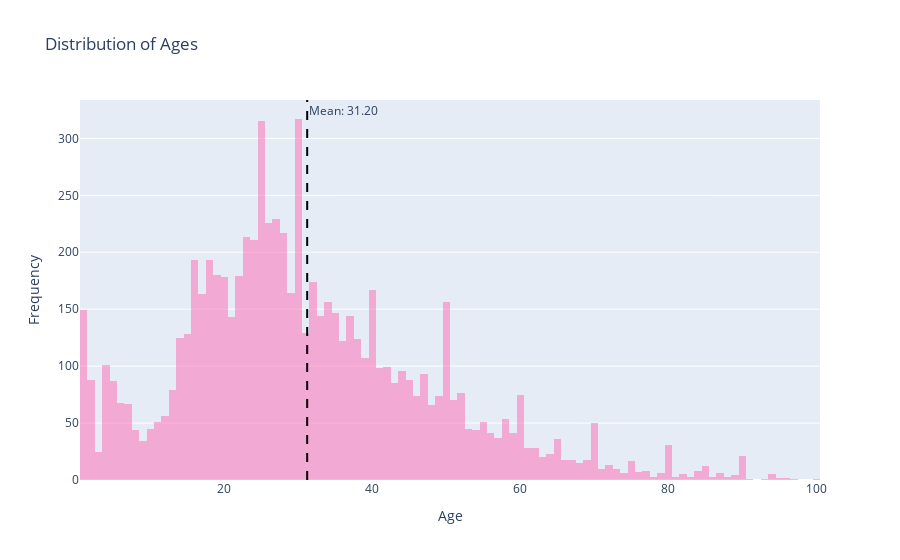

This figure's notebook cell:
### Markdown cell above
## 2. Exploratory Data Analysis

Ages of photographed people will be assessed using a histogram and boxplot. If a certain age is not represented well enough, weaknesses may be present.

### Code cell
# Calculate the mean of ages
mean_age = labels['real_age'].mean()

# Create histogram of ages using Plotly
fig = px.histogram(labels, x='real_age', nbins=100, title='Distribution of Ages', color_discrete_sequence=['hotpink'])
fig.update_traces(opacity=0.5)  # Set opacity to 0.5 for transparency
fig.update_layout(xaxis_title='Age', yaxis_title='Frequency')

# Add a vertical line for the mean age
fig.add_vline(x=mean_age, line_dash='dash', line_color='black', annotation_text=f'Mean: {mean_age:.2f}')

fig.show()

### Figure 1 — Plotly figure (JSON) as saved in the notebook; plotly's stock layout.template omitted (floating-point values rounded to 4 significant figures; data arrays with more than 128 entries replaced by an {"elided": "..."} marker saying what was removed)
{"data": [{"alignmentgroup": "True", "bingroup": "x", "hovertemplate": "real_age=%{x}<br>count=%{y}<extra></extra>", "legendgroup": "", "marker": {"color": "hotpink", "pattern": {"shape": ""}}, "name": "", "nbinsx": 100, "offsetgroup": "", "opacity": 0.5, "orientation": "v", "showlegend": false, "type": "histogram", "x": {"elided": "7591 int values"}, "xaxis": "x", "yaxis": "y"}], "layout": {"annotations": [{"showarrow": false, "text": "Mean: 31.20", "x": 31.2, "xanchor": "left", "xref": "x", "y": 1, "yanchor": "top", "yref": "y domain"}], "barmode": "relative", "legend": {"tracegroupgap": 0}, "shapes": [{"line": {"color": "black", "dash": "dash"}, "type": "line", "x0": 31.2, "x1": 31.2, "xref": "x", "y0": 0, "y1": 1, "yref": "y domain"}], "title": {"text": "Distribution of Ages"}, "xaxis": {"anchor": "y", "domain": [0, 1], "title": {"text": "Age"}}, "yaxis": {"anchor": "x", "domain": [0, 1], "title": {"text": "Frequency"}}}}
